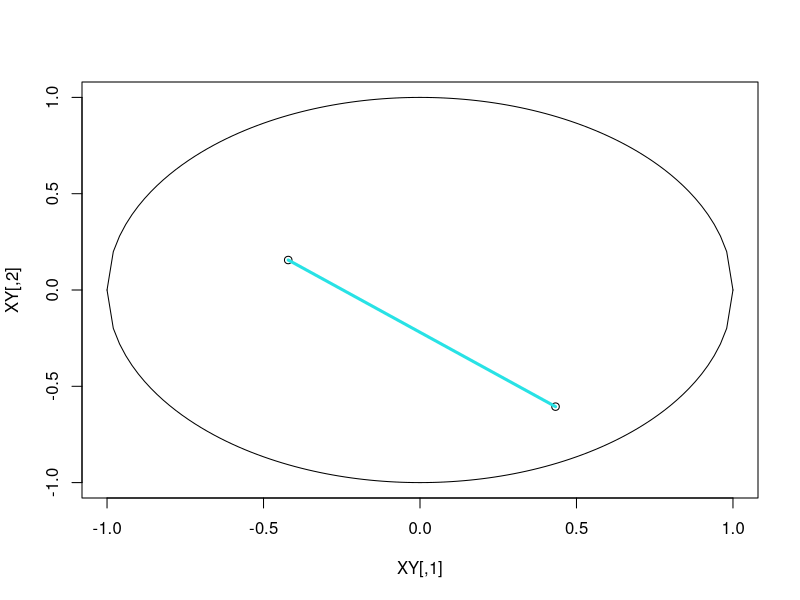
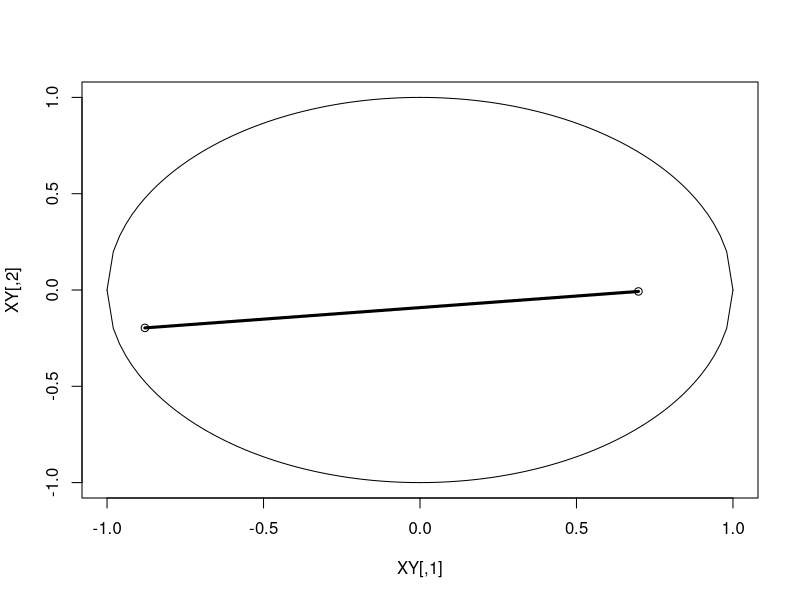
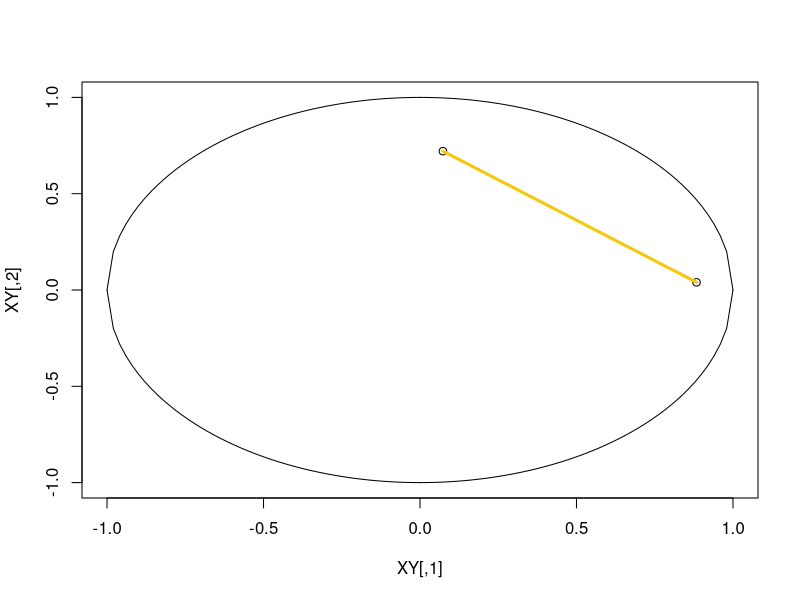
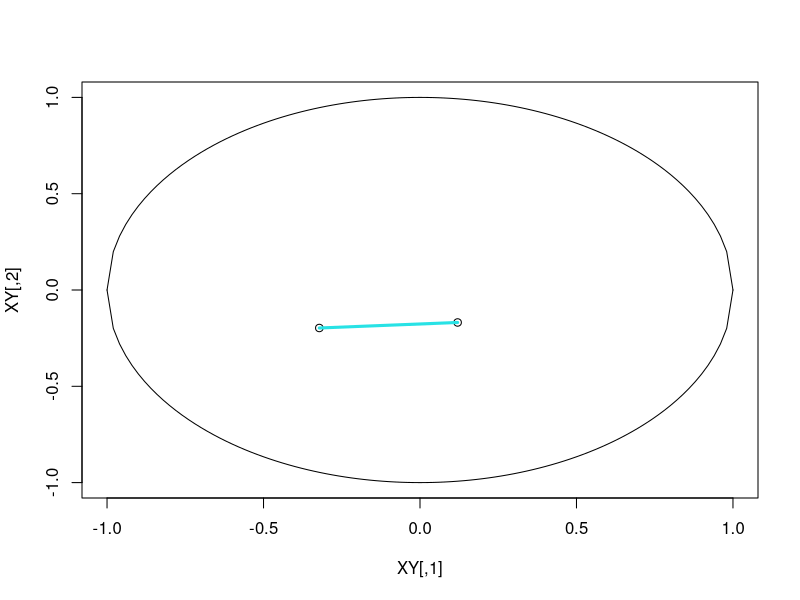
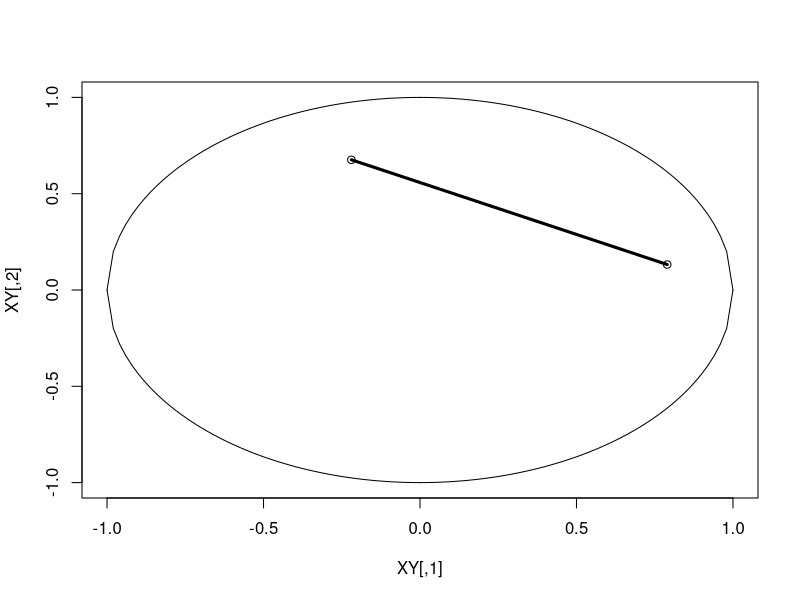
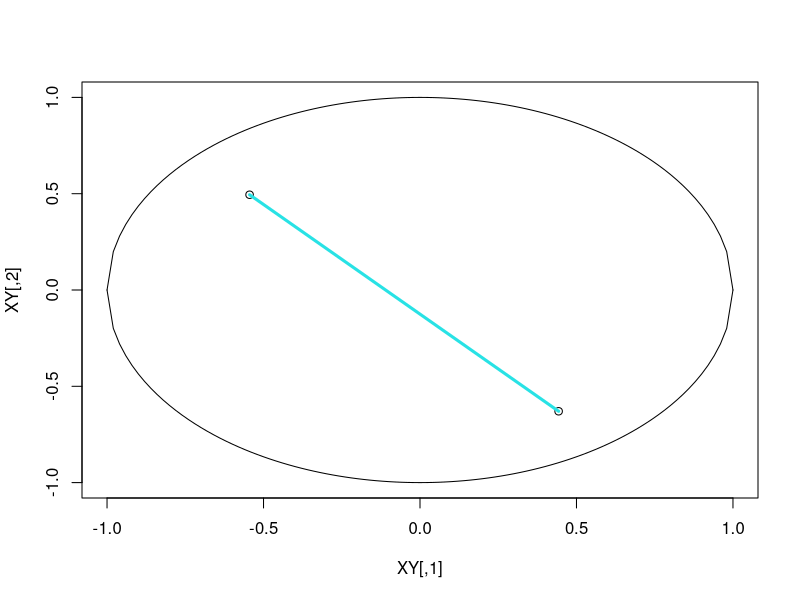
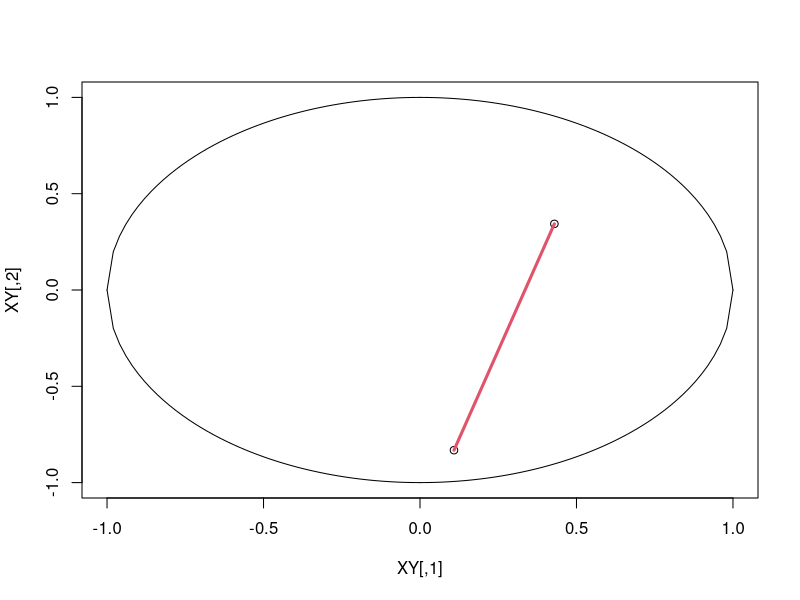
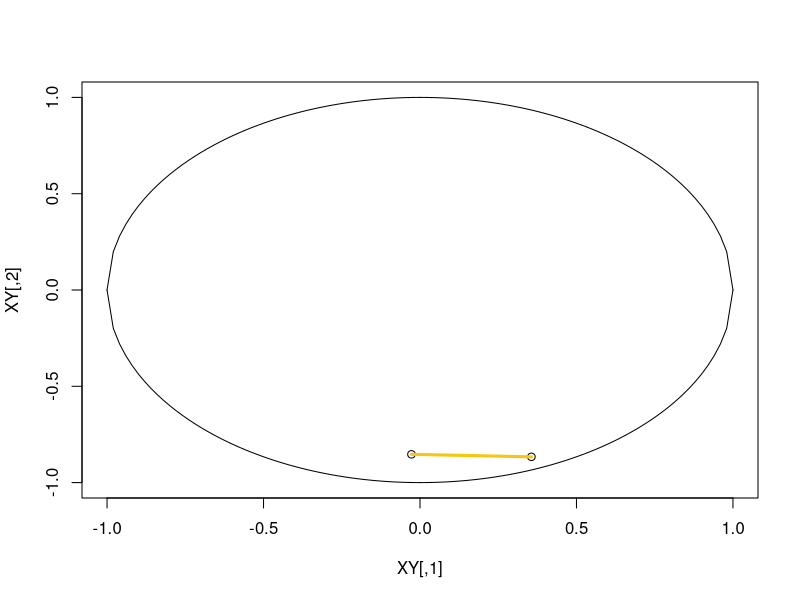

These charts were generated, in order, by the following R code: (Note: this script raises an error after producing the figures.)
smry <- function(X){	         # more detailed than built-in 'summary' function
        mu <- mean(X)
        sigma <- sd(X)
        a <- min(X)
        q25 <- quantile(X,0.25)
        q50 <- quantile(X,0.50)
        q75 <- quantile(X,0.75)
        b <- max(X)
        c(mu=mu,sigma=sigma,min=a,q25,q50,q75,max=b)}

CL <- function(o) floor(657*runif(1))+1     # random color

LS <- function(o)     # select two points randomly in the unit disk
{
    R <- matrix(runif(2), ncol=1)
    Theta <- matrix(runif(2,0,2*pi), ncol=1)
    XY <- cbind(sqrt(R)*cos(Theta),sqrt(R)*sin(Theta))
    x11(width=5,height=5.5)    # keep old plot and open a new plotting window
    plot(XY,xlim=c(-1,1),ylim=c(-1,1))
    lines(XY,col=CL(),lwd=3)
    upp.crcl <- function(x) sqrt(1-x^2)
    low.crcl <- function(x) -sqrt(1-x^2)
    curve(upp.crcl,from=-1,to=1,add=T)
    curve(low.crcl,from=-1,to=1,add=T)
    XY
}

for (j in 1:50)
  {
    Sys.sleep(1.0)   #suspends execution for 1.0 sec
    LS() 
  }

graphics.off()   # close all plots altogether


rnd.dist <- function(m)
{
  sapply(1:m, function(o)
           {
             	R <- matrix(runif(2), ncol=1)
  		Theta <- matrix(runif(2,0,2*pi), ncol=1)
  		XY <- cbind(sqrt(R)*cos(Theta),sqrt(R)*sin(Theta))
             	D <- sqrt((XY[2,1]-XY[1,1])^2+(XY[2,2]-XY[1,2])^2)
             	D
           })
}

DS <- rnd.dist(10000)
dim(DS) <- c(10000,1)         # regard DS not as a vector, but a column matrix         
t(apply(DS,2,smry))
128/(45*pi)

{
hist(DS, freq=FALSE, border="darkblue", plot=TRUE)
pdf <- function(x) (4*x/pi)*acos(x/2)-(x^2/pi)*sqrt(4-x^2)
curve(pdf,from=0,to=2,add=TRUE,col="red",lwd=2)
}
# the histogram is close to the theoretical density function
graphics.off()   # close plot

